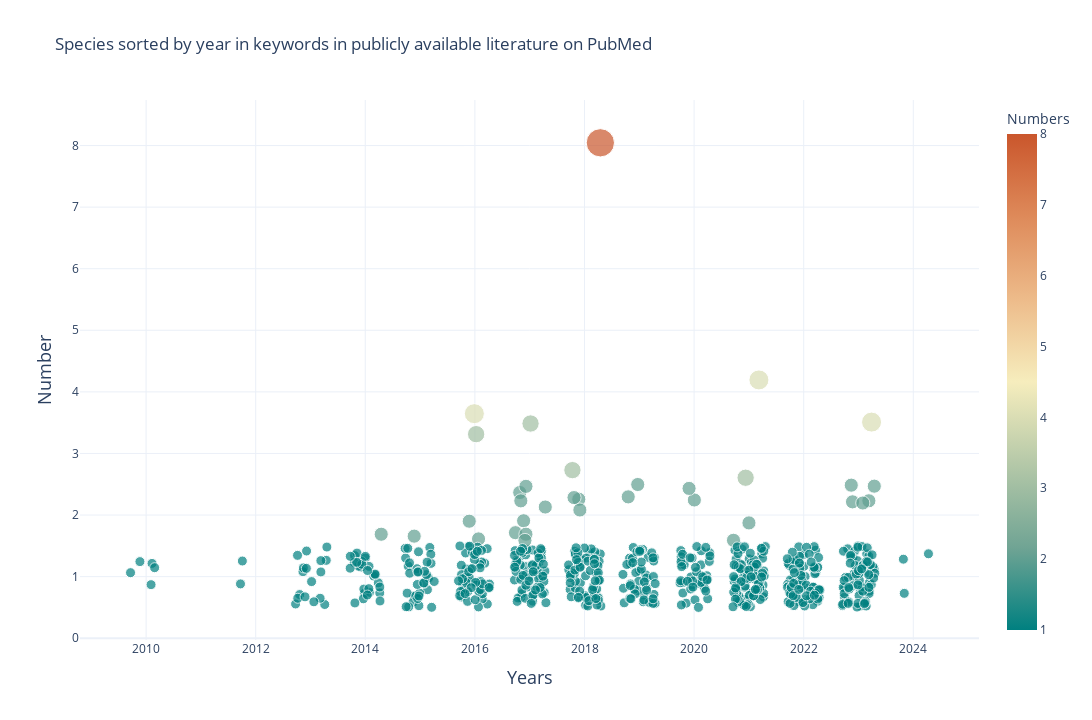

Notebook cell for this chart:
### Code cell
def plot_keywords_scatter(df_keyword_sort,chart_size=20, color_continuous_scale="RdBu"):
    """
    创建一个散点图来展示关键词在不同年份的数量。
    """
    # 转换Count列为float类型，并添加噪声,防止点都聚在一个位置
    df_keyword_sort['Count'] = df_keyword_sort['Count'].astype(float)
    df_keyword_sort['Counts'] = df_keyword_sort['Count'] + np.random.uniform(-0.5, 0.5, size=len(df_keyword_sort))
    df_keyword_sort['Years'] = df_keyword_sort['Year'] + np.random.uniform(-0.3, 0.3, size=len(df_keyword_sort))

    # 创建散点图
    fig = px.scatter(df_keyword_sort, 
                     x='Years', 
                     y='Counts', 
                     size='Count',
                     color='Count',
                     hover_name='Keyword',  # 使用关键词作为悬浮名称
                     hover_data=['Year', 'Count'], 
                     size_max=chart_size,
                     title='Species sorted by year in keywords in publicly available literature on PubMed',
                     labels={"Count": "Numbers", "Year": "Years"},
                     color_continuous_scale=color_continuous_scale,
                    )

    # 更新图表布局
    fig.update_layout(
        template="plotly_white",
        width=1280,
        height=720,
        xaxis=dict(title=dict(text='Years', font=dict(size=18))),
        yaxis=dict(title=dict(text='Number', font=dict(size=18)),
        )
    )

    fig.write_html("keywords_sort.html")
    # return "keywords_sort.html"

    # 显示图表
    return fig

# 示例调用
plot_keywords_scatter(df_keyword_sort, 
                      chart_size=20, 
                      color_continuous_scale="Geyser")

### Figure 1 — Plotly figure (JSON) as saved in the notebook; plotly's stock layout.template omitted (floating-point values rounded to 4 significant figures; data arrays with more than 128 entries replaced by an {"elided": "..."} marker saying what was removed)
{"data": [{"customdata": {"elided": "646x2 int values"}, "hovertemplate": "<b>%{hovertext}</b><br><br>Years=%{customdata[0]}<br>Counts=%{y}<br>Numbers=%{marker.color}<extra></extra>", "hovertext": {"elided": "646 str values"}, "legendgroup": "", "marker": {"color": {"elided": "646 int values"}, "coloraxis": "coloraxis", "size": {"elided": "646 int values"}, "sizemode": "area", "sizeref": 0.02, "symbol": "circle"}, "mode": "markers", "name": "", "orientation": "v", "showlegend": false, "type": "scatter", "x": {"elided": "646 float values"}, "xaxis": "x", "y": {"elided": "646 float values"}, "yaxis": "y"}], "layout": {"coloraxis": {"colorbar": {"title": {"text": "Numbers"}}, "colorscale": [[0, "rgb(0, 128, 128)"], [0.1667, "rgb(112, 164, 148)"], [0.3333, "rgb(180, 200, 168)"], [0.5, "rgb(246, 237, 189)"], [0.6667, "rgb(237, 187, 138)"], [0.8333, "rgb(222, 138, 90)"], [1, "rgb(202, 86, 44)"]]}, "height": 720, "legend": {"itemsizing": "constant", "tracegroupgap": 0}, "title": {"text": "Species sorted by year in keywords in publicly available literature on PubMed"}, "width": 1280, "xaxis": {"anchor": "y", "domain": [0, 1], "title": {"font": {"size": 18}, "text": "Years"}}, "yaxis": {"anchor": "x", "domain": [0, 1], "title": {"font": {"size": 18}, "text": "Number"}}}}
